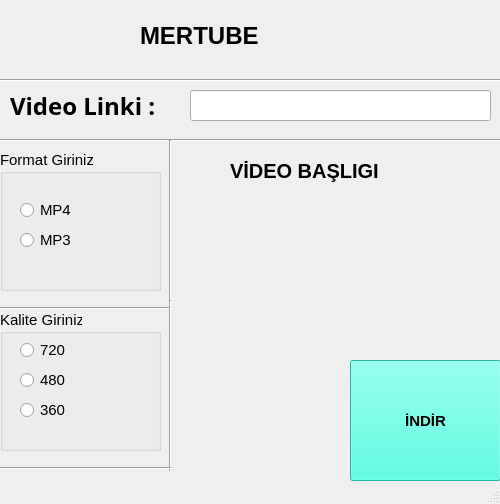
<?xml version="1.0" encoding="UTF-8"?>
<ui version="4.0">
 <class>MainWindow</class>
 <widget class="QMainWindow" name="MainWindow">
  <property name="geometry">
   <rect>
    <x>0</x>
    <y>0</y>
    <width>500</width>
    <height>504</height>
   </rect>
  </property>
  <property name="windowTitle">
   <string>MERTUBE</string>
  </property>
  <property name="windowIcon">
   <iconset resource="resim.qrc">
    <normaloff>:/icon/download (1).png</normaloff>:/icon/download (1).png</iconset>
  </property>
  <property name="styleSheet">
   <string notr="true">#centralwidget{
	background-image: url(:/newPrefix/posterler-muzik-arka-plan.jpg);
}</string>
  </property>
  <widget class="QWidget" name="centralwidget">
   <widget class="QLineEdit" name="lineEdit">
    <property name="geometry">
     <rect>
      <x>190</x>
      <y>90</y>
      <width>301</width>
      <height>31</height>
     </rect>
    </property>
   </widget>
   <widget class="QLabel" name="label">
    <property name="geometry">
     <rect>
      <x>10</x>
      <y>90</y>
      <width>171</width>
      <height>31</height>
     </rect>
    </property>
    <property name="font">
     <font>
      <family>Mongolian Baiti</family>
      <pointsize>18</pointsize>
      <weight>75</weight>
      <italic>false</italic>
      <bold>true</bold>
      <stylestrategy>PreferDefault</stylestrategy>
     </font>
    </property>
    <property name="cursor">
     <cursorShape>ArrowCursor</cursorShape>
    </property>
    <property name="mouseTracking">
     <bool>false</bool>
    </property>
    <property name="styleSheet">
     <string notr="true"/>
    </property>
    <property name="text">
     <string>Video Linki :</string>
    </property>
   </widget>
   <widget class="QLabel" name="label_2">
    <property name="geometry">
     <rect>
      <x>140</x>
      <y>20</y>
      <width>161</width>
      <height>31</height>
     </rect>
    </property>
    <property name="font">
     <font>
      <pointsize>18</pointsize>
      <weight>75</weight>
      <bold>true</bold>
     </font>
    </property>
    <property name="text">
     <string>MERTUBE</string>
    </property>
   </widget>
   <widget class="Line" name="line">
    <property name="geometry">
     <rect>
      <x>0</x>
      <y>130</y>
      <width>511</width>
      <height>21</height>
     </rect>
    </property>
    <property name="orientation">
     <enum>Qt::Horizontal</enum>
    </property>
   </widget>
   <widget class="Line" name="line_2">
    <property name="geometry">
     <rect>
      <x>0</x>
      <y>70</y>
      <width>511</width>
      <height>21</height>
     </rect>
    </property>
    <property name="orientation">
     <enum>Qt::Horizontal</enum>
    </property>
   </widget>
   <widget class="QGroupBox" name="groupBox">
    <property name="geometry">
     <rect>
      <x>0</x>
      <y>150</y>
      <width>161</width>
      <height>141</height>
     </rect>
    </property>
    <property name="font">
     <font>
      <family>Tahoma</family>
      <pointsize>11</pointsize>
      <weight>50</weight>
      <bold>false</bold>
     </font>
    </property>
    <property name="title">
     <string>Format Giriniz</string>
    </property>
    <widget class="QRadioButton" name="radioButton">
     <property name="geometry">
      <rect>
       <x>20</x>
       <y>50</y>
       <width>95</width>
       <height>20</height>
      </rect>
     </property>
     <property name="font">
      <font>
       <pointsize>11</pointsize>
      </font>
     </property>
     <property name="text">
      <string>MP4</string>
     </property>
    </widget>
    <widget class="QRadioButton" name="radioButton_2">
     <property name="geometry">
      <rect>
       <x>20</x>
       <y>80</y>
       <width>95</width>
       <height>20</height>
      </rect>
     </property>
     <property name="font">
      <font>
       <pointsize>11</pointsize>
      </font>
     </property>
     <property name="text">
      <string>MP3</string>
     </property>
    </widget>
   </widget>
   <widget class="Line" name="line_3">
    <property name="geometry">
     <rect>
      <x>160</x>
      <y>140</y>
      <width>20</width>
      <height>171</height>
     </rect>
    </property>
    <property name="orientation">
     <enum>Qt::Vertical</enum>
    </property>
   </widget>
   <widget class="Line" name="line_4">
    <property name="geometry">
     <rect>
      <x>0</x>
      <y>300</y>
      <width>171</width>
      <height>16</height>
     </rect>
    </property>
    <property name="orientation">
     <enum>Qt::Horizontal</enum>
    </property>
   </widget>
   <widget class="QGroupBox" name="groupBox_2">
    <property name="geometry">
     <rect>
      <x>0</x>
      <y>310</y>
      <width>161</width>
      <height>141</height>
     </rect>
    </property>
    <property name="font">
     <font>
      <family>Tahoma</family>
      <pointsize>11</pointsize>
      <weight>50</weight>
      <bold>false</bold>
     </font>
    </property>
    <property name="title">
     <string>Kalite Giriniz</string>
    </property>
    <widget class="QRadioButton" name="radioButton_3">
     <property name="geometry">
      <rect>
       <x>20</x>
       <y>60</y>
       <width>95</width>
       <height>20</height>
      </rect>
     </property>
     <property name="font">
      <font>
       <pointsize>11</pointsize>
      </font>
     </property>
     <property name="text">
      <string>480</string>
     </property>
    </widget>
    <widget class="QRadioButton" name="radioButton_4">
     <property name="geometry">
      <rect>
       <x>20</x>
       <y>90</y>
       <width>95</width>
       <height>20</height>
      </rect>
     </property>
     <property name="font">
      <font>
       <pointsize>11</pointsize>
      </font>
     </property>
     <property name="text">
      <string>360</string>
     </property>
    </widget>
    <widget class="QRadioButton" name="radioButton_5">
     <property name="geometry">
      <rect>
       <x>20</x>
       <y>30</y>
       <width>95</width>
       <height>20</height>
      </rect>
     </property>
     <property name="font">
      <font>
       <pointsize>11</pointsize>
      </font>
     </property>
     <property name="text">
      <string>720</string>
     </property>
    </widget>
   </widget>
   <widget class="Line" name="line_5">
    <property name="geometry">
     <rect>
      <x>160</x>
      <y>300</y>
      <width>20</width>
      <height>171</height>
     </rect>
    </property>
    <property name="orientation">
     <enum>Qt::Vertical</enum>
    </property>
   </widget>
   <widget class="Line" name="line_6">
    <property name="geometry">
     <rect>
      <x>0</x>
      <y>460</y>
      <width>171</width>
      <height>16</height>
     </rect>
    </property>
    <property name="orientation">
     <enum>Qt::Horizontal</enum>
    </property>
   </widget>
   <widget class="QPushButton" name="pushButton">
    <property name="geometry">
     <rect>
      <x>350</x>
      <y>360</y>
      <width>151</width>
      <height>121</height>
     </rect>
    </property>
    <property name="font">
     <font>
      <pointsize>11</pointsize>
      <weight>75</weight>
      <bold>true</bold>
     </font>
    </property>
    <property name="styleSheet">
     <string notr="true">
background-color: rgb(48, 255, 221);</string>
    </property>
    <property name="text">
     <string>İNDİR</string>
    </property>
    <property name="icon">
     <iconset resource="resim.qrc">
      <normaloff>:/icon/download.png</normaloff>:/icon/download.png</iconset>
    </property>
   </widget>
   <widget class="QLabel" name="label_3">
    <property name="geometry">
     <rect>
      <x>230</x>
      <y>150</y>
      <width>201</width>
      <height>41</height>
     </rect>
    </property>
    <property name="font">
     <font>
      <pointsize>15</pointsize>
      <weight>75</weight>
      <italic>false</italic>
      <bold>true</bold>
      <underline>false</underline>
     </font>
    </property>
    <property name="text">
     <string>VİDEO BAŞLIGI</string>
    </property>
   </widget>
   <widget class="QLabel" name="label_4">
    <property name="geometry">
     <rect>
      <x>180</x>
      <y>210</y>
      <width>311</width>
      <height>51</height>
     </rect>
    </property>
    <property name="font">
     <font>
      <pointsize>11</pointsize>
      <weight>75</weight>
      <bold>true</bold>
     </font>
    </property>
    <property name="text">
     <string/>
    </property>
   </widget>
  </widget>
  <widget class="QStatusBar" name="statusBar"/>
 </widget>
 <resources>
  <include location="resim.qrc"/>
 </resources>
 <connections/>
</ui>
